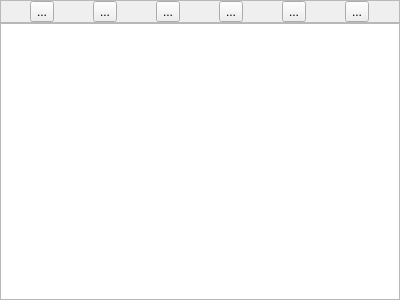
<?xml version="1.0" encoding="UTF-8"?>
<ui version="4.0">
 <class>TextEditor</class>
 <widget class="QWidget" name="TextEditor">
  <property name="geometry">
   <rect>
    <x>0</x>
    <y>0</y>
    <width>400</width>
    <height>300</height>
   </rect>
  </property>
  <property name="windowTitle">
   <string>Form</string>
  </property>
  <layout class="QVBoxLayout" name="verticalLayout" stretch="0,0">
   <property name="spacing">
    <number>0</number>
   </property>
   <property name="sizeConstraint">
    <enum>QLayout::SizeConstraint::SetDefaultConstraint</enum>
   </property>
   <property name="leftMargin">
    <number>0</number>
   </property>
   <property name="topMargin">
    <number>0</number>
   </property>
   <property name="rightMargin">
    <number>0</number>
   </property>
   <property name="bottomMargin">
    <number>0</number>
   </property>
   <item>
    <widget class="QFrame" name="frame">
     <property name="contextMenuPolicy">
      <enum>Qt::ContextMenuPolicy::DefaultContextMenu</enum>
     </property>
     <property name="layoutDirection">
      <enum>Qt::LayoutDirection::LeftToRight</enum>
     </property>
     <property name="frameShape">
      <enum>QFrame::Shape::StyledPanel</enum>
     </property>
     <property name="frameShadow">
      <enum>QFrame::Shadow::Raised</enum>
     </property>
     <layout class="QHBoxLayout" name="horizontalLayout">
      <property name="spacing">
       <number>10</number>
      </property>
      <property name="sizeConstraint">
       <enum>QLayout::SizeConstraint::SetDefaultConstraint</enum>
      </property>
      <property name="leftMargin">
       <number>0</number>
      </property>
      <property name="topMargin">
       <number>0</number>
      </property>
      <property name="rightMargin">
       <number>0</number>
      </property>
      <property name="bottomMargin">
       <number>0</number>
      </property>
      <item>
       <widget class="QToolButton" name="toolButton_5">
        <property name="text">
         <string>...</string>
        </property>
       </widget>
      </item>
      <item>
       <widget class="QToolButton" name="toolButton_6">
        <property name="text">
         <string>...</string>
        </property>
       </widget>
      </item>
      <item>
       <widget class="QToolButton" name="toolButton_4">
        <property name="text">
         <string>...</string>
        </property>
       </widget>
      </item>
      <item>
       <widget class="QToolButton" name="toolButton_3">
        <property name="text">
         <string>...</string>
        </property>
       </widget>
      </item>
      <item>
       <widget class="QToolButton" name="toolButton_2">
        <property name="text">
         <string>...</string>
        </property>
       </widget>
      </item>
      <item>
       <widget class="QToolButton" name="toolButton">
        <property name="text">
         <string>...</string>
        </property>
       </widget>
      </item>
     </layout>
    </widget>
   </item>
   <item>
    <widget class="QTextEdit" name="textEdit">
     <property name="lineWidth">
      <number>1</number>
     </property>
    </widget>
   </item>
  </layout>
 </widget>
 <resources/>
 <connections/>
</ui>
